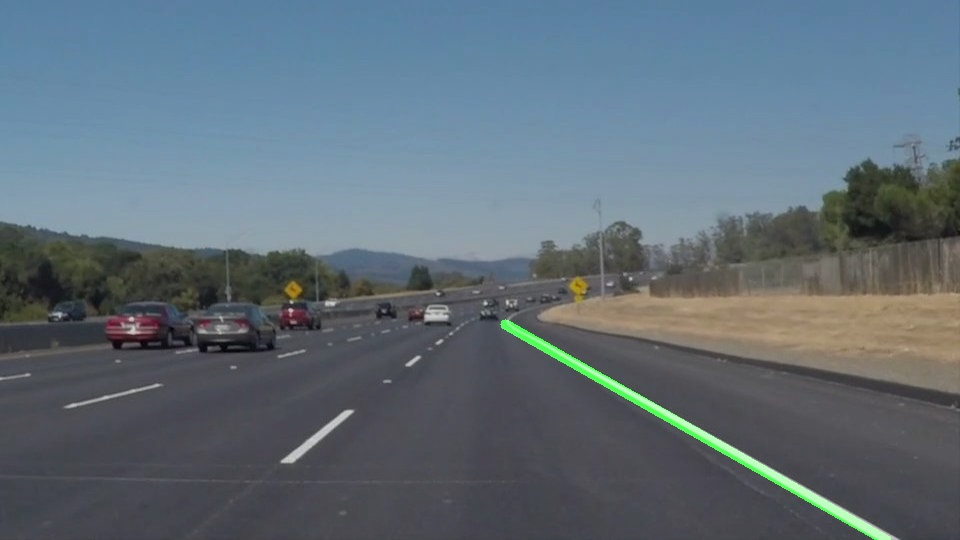
#> input picture detect_lane.jpg, 960 x 540 px
$ python -i lane_detector.py   (imports and definitions only)
#> lines starting #> are read from the running program, lines starting #| are printed output that depends on the picture; after the words box and inside, x2 and y2 are one past the last pixel; in counts of white or black regions, pixels touching at a corner belong together
import cv2
import numpy as np


class LaneDetector:
    def __init__(self):
        self.canny_threshold1 = 50
        self.canny_threshold2 = 150
        self.gaussian_kernel = 5
        self.hough_rho = 1
        self.hough_theta = np.pi / 180
        self.hough_threshold = 15
        self.hough_min_line_length = 40
        self.hough_max_line_gap = 20
        self.roi_vertices_ratio = [
            (0.05, 1.0),
            (0.40, 0.55),
            (0.60, 0.55),
            (0.95, 1.0),
        ]
        self.prev_left_slope = None
        self.prev_right_slope = None
        self.prev_left_intercept = None
        self.prev_right_intercept = None
        self.smooth_alpha = 0.3
        self.use_hsl = True

    def reset_state(self):
        self.prev_left_slope = None
        self.prev_right_slope = None
        self.prev_left_intercept = None
        self.prev_right_intercept = None

    def color_filter_hsl(self, image):
        hsl = cv2.cvtColor(image, cv2.COLOR_RGB2HLS)
        lower_white = np.array([0, 190, 0], dtype=np.uint8)
        upper_white = np.array([180, 255, 255], dtype=np.uint8)
        white_mask = cv2.inRange(hsl, lower_white, upper_white)

        lower_yellow = np.array([8, 0, 80], dtype=np.uint8)
        upper_yellow = np.array([45, 255, 255], dtype=np.uint8)
        yellow_mask = cv2.inRange(hsl, lower_yellow, upper_yellow)

        mask = cv2.bitwise_or(white_mask, yellow_mask)
        kernel = cv2.getStructuringElement(cv2.MORPH_RECT, (3, 3))
        mask = cv2.dilate(mask, kernel, iterations=1)
        mask = cv2.morphologyEx(mask, cv2.MORPH_CLOSE, kernel, iterations=1)
        return cv2.bitwise_and(image, image, mask=mask)

    def color_filter_rgb(self, image):
        lower_white = np.array([190, 190, 190], dtype=np.uint8)
        upper_white = np.array([255, 255, 255], dtype=np.uint8)
        white_mask = cv2.inRange(image, lower_white, upper_white)

        lower_yellow = np.array([170, 170, 0], dtype=np.uint8)
        upper_yellow = np.array([255, 255, 150], dtype=np.uint8)
        yellow_mask = cv2.inRange(image, lower_yellow, upper_yellow)

        mask = cv2.bitwise_or(white_mask, yellow_mask)
        kernel = cv2.getStructuringElement(cv2.MORPH_RECT, (3, 3))
        mask = cv2.dilate(mask, kernel, iterations=1)
        mask = cv2.morphologyEx(mask, cv2.MORPH_CLOSE, kernel, iterations=1)
        return cv2.bitwise_and(image, image, mask=mask)

    def grayscale(self, image):
        return cv2.cvtColor(image, cv2.COLOR_RGB2GRAY)

    def gaussian_blur(self, image):
        ksize = self.gaussian_kernel
        if ksize % 2 == 0:
            ksize += 1
        return cv2.GaussianBlur(image, (ksize, ksize), 0)

    def canny_edge(self, image):
        return cv2.Canny(image, self.canny_threshold1, self.canny_threshold2)

    def region_of_interest(self, image):
        h, w = image.shape[:2]
        vertices = np.array([[
            (int(w * r[0]), int(h * r[1])) for r in self.roi_vertices_ratio
        ]], dtype=np.int32)

        mask = np.zeros_like(image)
        if len(image.shape) > 2:
            channel_count = image.shape[2]
            ignore_mask_color = (255,) * channel_count
        else:
            ignore_mask_color = 255

        cv2.fillPoly(mask, vertices, ignore_mask_color)
        return cv2.bitwise_and(image, mask)

    def hough_lines(self, image):
        return cv2.HoughLinesP(
            image,
            self.hough_rho,
            self.hough_theta,
            self.hough_threshold,
            minLineLength=self.hough_min_line_length,
            maxLineGap=self.hough_max_line_gap,
        )

    def calculate_lane_lines(self, lines, image_shape):
        if lines is None:
            return None, None

        left_lines = []
        right_lines = []

        for line in lines:
            for x1, y1, x2, y2 in line:
                if x2 == x1:
                    continue
                slope = (y2 - y1) / (x2 - x1)
                intercept = y1 - slope * x1
                length = np.sqrt((x2 - x1) ** 2 + (y2 - y1) ** 2)

                if slope < -0.3:
                    left_lines.append((slope, intercept, length))
                elif slope > 0.3:
                    right_lines.append((slope, intercept, length))

        left_lane = self._fit_lane(left_lines, "left", image_shape)
        right_lane = self._fit_lane(right_lines, "right", image_shape)

        return left_lane, right_lane

    def _fit_lane(self, lines, side, image_shape):
        if not lines:
            if side == "left" and self.prev_left_slope is not None:
                return self.prev_left_slope, self.prev_left_intercept
            elif side == "right" and self.prev_right_slope is not None:
                return self.prev_right_slope, self.prev_right_intercept
            return None

        slopes = [l[0] for l in lines]
        intercepts = [l[1] for l in lines]
        lengths = [l[2] for l in lines]

        median_slope = np.median(slopes)
        tolerance = 0.4

        filtered = [
            (s, i, ln) for s, i, ln in lines
            if abs(s - median_slope) < tolerance
        ]

        if not filtered:
            filtered = lines

        total_length = sum(f[2] for f in filtered)
        if total_length == 0:
            return None

        avg_slope = sum(f[0] * f[2] for f in filtered) / total_length
        avg_intercept = sum(f[1] * f[2] for f in filtered) / total_length

        if side == "left":
            if self.prev_left_slope is not None:
                avg_slope = self.smooth_alpha * avg_slope + (1 - self.smooth_alpha) * self.prev_left_slope
                avg_intercept = self.smooth_alpha * avg_intercept + (1 - self.smooth_alpha) * self.prev_left_intercept
            self.prev_left_slope = avg_slope
            self.prev_left_intercept = avg_intercept
        else:
            if self.prev_right_slope is not None:
                avg_slope = self.smooth_alpha * avg_slope + (1 - self.smooth_alpha) * self.prev_right_slope
                avg_intercept = self.smooth_alpha * avg_intercept + (1 - self.smooth_alpha) * self.prev_right_intercept
            self.prev_right_slope = avg_slope
            self.prev_right_intercept = avg_intercept

        return avg_slope, avg_intercept

    def draw_lane_lines(self, image, left_lane, right_lane):
        line_image = np.zeros_like(image)
        h = image.shape[0]
        w = image.shape[1]

        left_pts = None
        right_pts = None

        if left_lane is not None:
            slope, intercept = left_lane
            y1 = h
            y2 = int(h * 0.55)
            x1 = int((y1 - intercept) / slope)
            x2 = int((y2 - intercept) / slope)
            left_pts = ((x1, y1), (x2, y2))
            cv2.line(line_image, (x1, y1), (x2, y2), (255, 80, 80), 6, cv2.LINE_AA)

        if right_lane is not None:
            slope, intercept = right_lane
            y1 = h
            y2 = int(h * 0.55)
            x1 = int((y1 - intercept) / slope)
            x2 = int((y2 - intercept) / slope)
            right_pts = ((x1, y1), (x2, y2))
            cv2.line(line_image, (x1, y1), (x2, y2), (80, 80, 255), 6, cv2.LINE_AA)

        if left_pts is not None and right_pts is not None:
            poly = np.array([[
                left_pts[0], left_pts[1], right_pts[1], right_pts[0]
            ]], dtype=np.int32)
            overlay = line_image.copy()
            cv2.fillPoly(overlay, poly, (0, 255, 0))
            line_image = cv2.addWeighted(line_image, 1.0, overlay, 0.15, 0.0)

        result = cv2.addWeighted(image, 0.8, line_image, 1.0, 0.0)

        if left_pts is not None:
            cv2.circle(result, left_pts[0], 5, (255, 80, 80), -1)
            cv2.circle(result, left_pts[1], 5, (255, 80, 80), -1)
        if right_pts is not None:
            cv2.circle(result, right_pts[0], 5, (80, 80, 255), -1)
            cv2.circle(result, right_pts[1], 5, (80, 80, 255), -1)

        return result

    def process_image(self, image, return_steps=False):
        if return_steps:
            steps = {}

            steps["original"] = image.copy()

            if self.use_hsl:
                color_filtered = self.color_filter_hsl(image)
            else:
                color_filtered = self.color_filter_rgb(image)
            steps["color_filter"] = color_filtered

            gray = self.grayscale(color_filtered)
            steps["grayscale"] = cv2.cvtColor(gray, cv2.COLOR_GRAY2RGB)

            blurred = self.gaussian_blur(gray)
            steps["gaussian_blur"] = cv2.cvtColor(blurred, cv2.COLOR_GRAY2RGB)

            edges = self.canny_edge(blurred)
            steps["canny_edge"] = cv2.cvtColor(edges, cv2.COLOR_GRAY2RGB)

            roi = self.region_of_interest(edges)
            steps["roi"] = cv2.cvtColor(roi, cv2.COLOR_GRAY2RGB)

            lines = self.hough_lines(roi)
            line_img = np.zeros_like(image)
            if lines is not None:
                for line in lines:
                    for x1, y1, x2, y2 in line:
                        cv2.line(line_img, (x1, y1), (x2, y2), (0, 255, 0), 2)
            steps["hough_lines"] = line_img

            left_lane, right_lane = self.calculate_lane_lines(lines, image.shape)
            result = self.draw_lane_lines(image, left_lane, right_lane)
            steps["result"] = result

            return steps
        else:
            if self.use_hsl:
                color_filtered = self.color_filter_hsl(image)
            else:
                color_filtered = self.color_filter_rgb(image)
            gray = self.grayscale(color_filtered)
            blurred = self.gaussian_blur(gray)
            edges = self.canny_edge(blurred)
            roi = self.region_of_interest(edges)
            lines = self.hough_lines(roi)
            left_lane, right_lane = self.calculate_lane_lines(lines, image.shape)
            return self.draw_lane_lines(image, left_lane, right_lane)

    def process_video_frame(self, frame):
        frame_rgb = cv2.cvtColor(frame, cv2.COLOR_BGR2RGB)
        result_rgb = self.process_image(frame_rgb)
        return cv2.cvtColor(result_rgb, cv2.COLOR_RGB2BGR)

>>> import cv2
>>> picture = cv2.imread('../detect_lane.jpg')
#> picture is the input picture: shape (540, 960, 3); mean B, G, R 119.4, 109.6, 95.9
>>> result = LaneDetector().process_video_frame(picture)
#> in color_filter_hsl, `hsl = cv2.cvtColor(image, cv2.COLOR_RGB2HLS)`: hsl: shape (540, 960, 3); mean of channels 0, 1, 2 97.1, 108.3, 38.5
#> in color_filter_hsl, `white_mask = cv2.inRange(hsl, lower_white, upper_white)`:
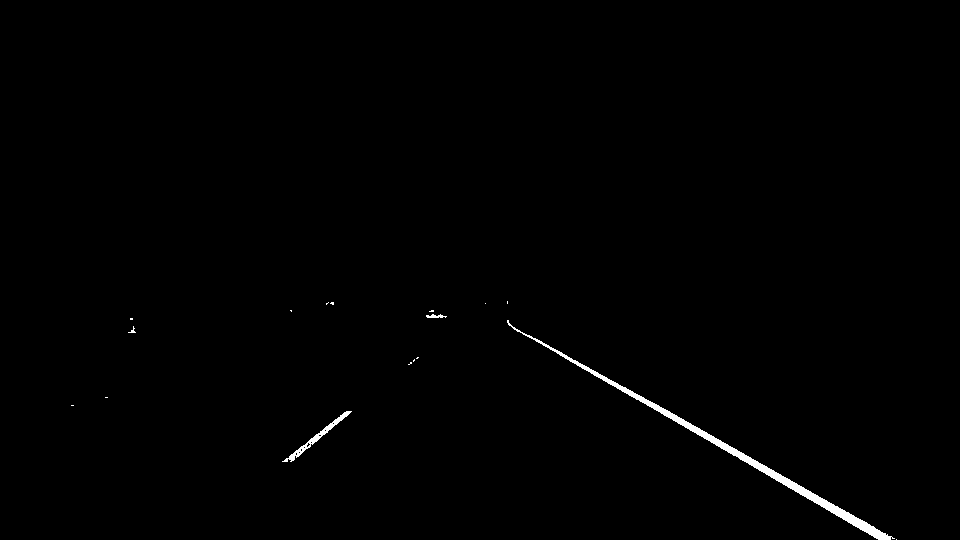
#> white_mask: shape (540, 960); 0.6% white; 17 white regions (13 under 20 px), largest, box (x1, y1, x2, y2) and area: (507, 320, 895, 540) 2563, (282, 411, 352, 462) 397, (426, 314, 447, 318) 53, (128, 326, 136, 333) 20
#> in color_filter_hsl, `yellow_mask = cv2.inRange(hsl, lower_yellow, upper_yellow)`: yellow_mask: shape (540, 960); 0.12% white; 4 white regions (2 under 20 px), largest, box (x1, y1, x2, y2) and area: (283, 280, 304, 300) 317, (570, 278, 588, 302) 286
#> in color_filter_hsl, `mask = cv2.bitwise_or(white_mask, yellow_mask)`: mask: shape (540, 960); 0.71% white; 21 white regions (15 under 20 px), largest, box (x1, y1, x2, y2) and area: (507, 320, 895, 540) 2563, (282, 411, 352, 462) 397, (283, 280, 304, 300) 317, (570, 278, 588, 302) 286, (426, 314, 447, 318) 53, (128, 326, 136, 333) 20
#> in color_filter_hsl, `mask = cv2.dilate(mask, kernel, iterations=1)`: mask: shape (540, 960); 1.1% white; 16 white regions (7 under 20 px), largest, box (x1, y1, x2, y2) and area: (506, 319, 898, 540) 3775, (281, 410, 353, 463) 669, (282, 279, 305, 301) 407
#> in color_filter_hsl, `mask = cv2.morphologyEx(mask, cv2.MORPH_CLOSE, kernel, iterations=1)`: mask: shape (540, 960); 1.1% white; 16 white regions (7 under 20 px), largest, box (x1, y1, x2, y2) and area: (506, 319, 898, 540) 3777, (281, 410, 353, 463) 669, (282, 279, 305, 301) 408
#> in canny_edge, `return cv2.Canny(image, self.canny_threshold1, self.canny_threshold2)`: returned value: shape (540, 960); 0.38% white in thin lines or dots, all inside (x1, y1, x2, y2) = (69, 166, 960, 540)
#> in region_of_interest, `cv2.fillPoly(mask, vertices, ignore_mask_color)`:
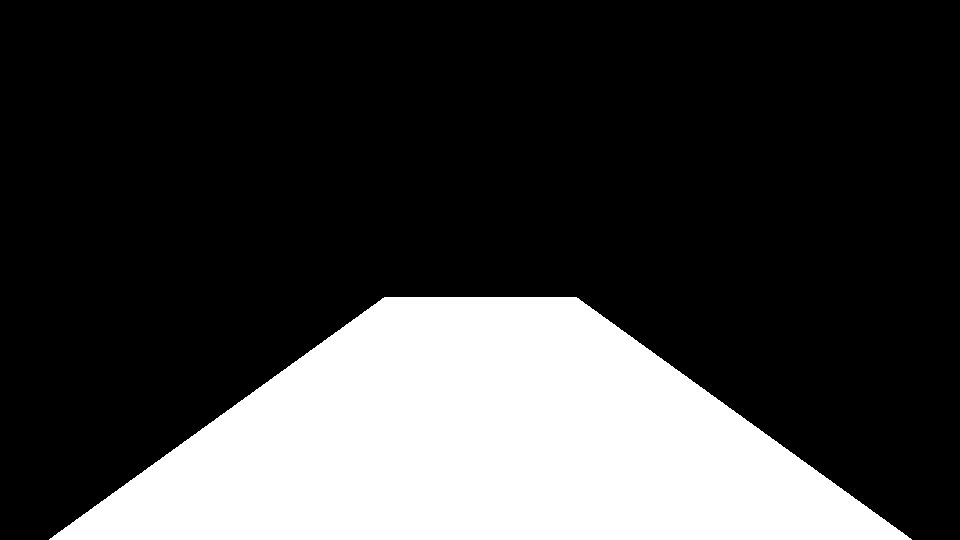
#> mask: shape (540, 960); 24.8% white; 1 white region, box (x1, y1, x2, y2) and area: (49, 297, 912, 540) 128397
#> in region_of_interest, `return cv2.bitwise_and(image, mask)`:
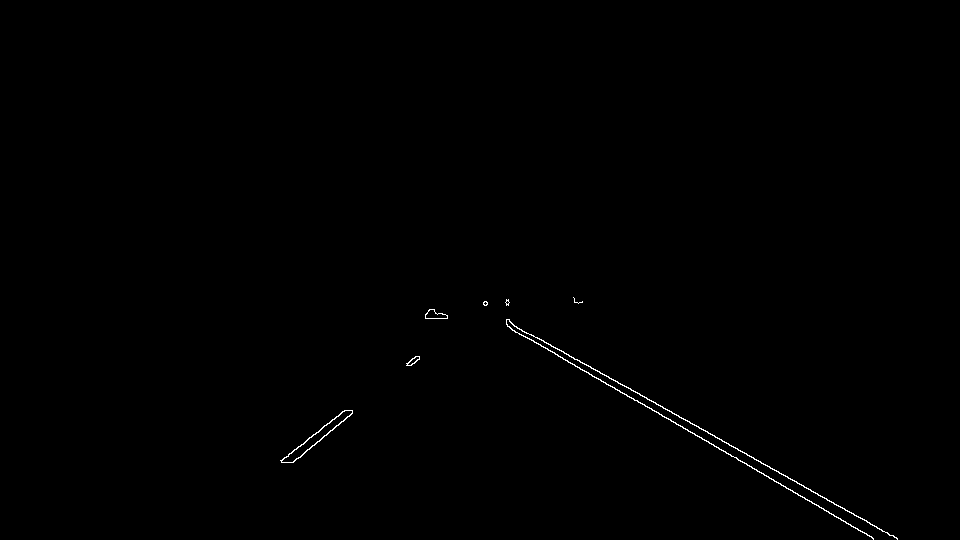
#> returned value: shape (540, 960); 0.31% white in thin lines or dots, all inside (x1, y1, x2, y2) = (280, 297, 898, 540)
#> in process_image, `lines = self.hough_lines(roi)`: lines = [[510, 328, 873, 538], [506, 321, 897, 538], [507, 325, 871, 536], [281, 460, 345, 410], [537, 337, 746, 453], [291, 462, 352, 413], [292, 462, 351, 414], [729, 445, 897, 539]]
#> the loop in calculate_lane_lines, `for line in lines:` made 8 passes
#> after the loop in calculate_lane_lines, `for line in lines:`: left_lines = [(-0.781, 679.5, 81.22), (-0.803, 695.8, 78.24), (-0.814, 699.6, 76.06)]; right_lines = [(0.579, 32.96, 419.4), (0.555, 40.18, 447.2), (0.58, 31.11, 420.7), (0.555, 38.95, 239), (0.56, 37.11, 192.5)]
#> in _fit_lane, `slopes = [l[0] for l in lines]`: slopes = [-0.781, -0.803, -0.814]
#> in _fit_lane, `intercepts = [l[1] for l in lines]`: intercepts = [679.5, 695.8, 699.6]
#> in _fit_lane, `lengths = [l[2] for l in lines]`: lengths = [81.22, 78.24, 76.06]
#> in _fit_lane, `median_slope = np.median(slopes)`: median_slope = -0.803
#> in _fit_lane, `filtered = [ (s, i, ln) for s, i, ln in lines if abs(s - median_slope)..`: filtered has the same summary as left_lines in calculate_lane_lines
#> in _fit_lane, `total_length = sum(f[2] for f in filtered)`: total_length = 235.5
#> in _fit_lane, `avg_slope = sum(f[0] * f[2] for f in filtered) / total_length`: avg_slope = -0.799
#> in _fit_lane, `avg_intercept = sum(f[1] * f[2] for f in filtered) / total_length`: avg_intercept = 691.4
#> in _fit_lane, `self.prev_left_slope = avg_slope`: self.prev_left_slope = -0.799
#> in _fit_lane, `self.prev_left_intercept = avg_intercept`: self.prev_left_intercept = 691.4
#> in calculate_lane_lines, `left_lane = self._fit_lane(left_lines, "left", image_shape)`: left_lane = (-0.799, 691.4)
#> in calculate_lane_lines, `right_lane = self._fit_lane(right_lines, "right", image_shape)`: right_lane = (0.567, 35.68)
#> in process_image, `left_lane, right_lane = self.calculate_lane_lines(lines, image.shape)`: left_lane = (-0.799, 691.4); right_lane = (0.567, 35.68)
#> in draw_lane_lines, `slope, intercept = left_lane`: slope = -0.799; intercept = 691.4
#> in draw_lane_lines, `x1 = int((y1 - intercept) / slope)`: x1 = 189
#> in draw_lane_lines, `x2 = int((y2 - intercept) / slope)`: x2 = 493
#> in draw_lane_lines, `left_pts = ((x1, y1), (x2, y2))`: left_pts = ((189, 540), (493, 297))
#> in draw_lane_lines, `slope, intercept = right_lane`: slope = 0.567; intercept = 35.68
#> in draw_lane_lines, `x1 = int((y1 - intercept) / slope)`: x1 = 889
#> in draw_lane_lines, `x2 = int((y2 - intercept) / slope)`: x2 = 460
#> in draw_lane_lines, `right_pts = ((x1, y1), (x2, y2))`: right_pts = ((889, 540), (460, 297))
#> in draw_lane_lines, `cv2.line(line_image, (x1, y1), (x2, y2), (80, 80, 255), 6, cv2.LINE_AA)`:
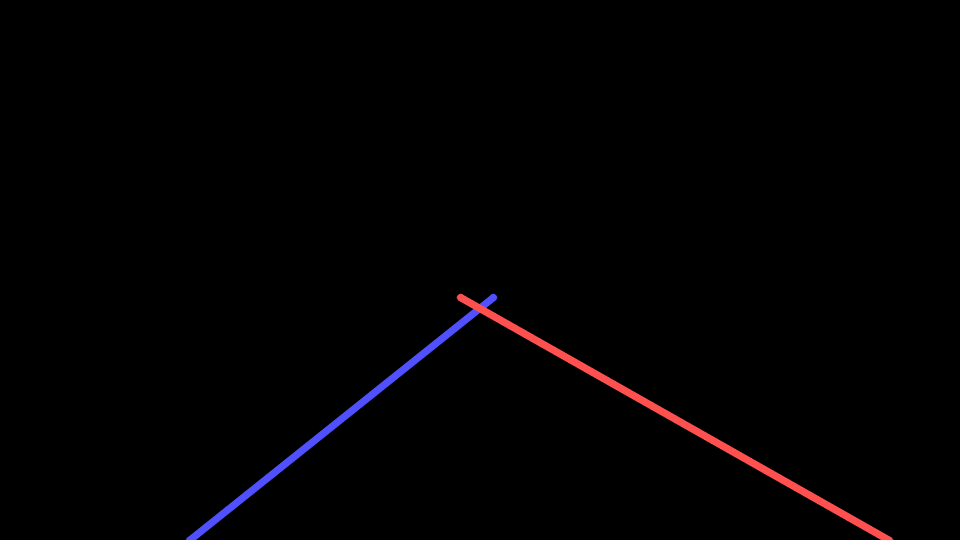
#> line_image: shape (540, 960, 3); mean of channels 0, 1, 2 1.9, 1, 2.2; drawn as B, G, R
#> in draw_lane_lines, `poly = np.array([[ left_pts[0], left_pts[1], right_pts[1], right_pts[0..`: poly = [[189, 540], [493, 297], [460, 297], [889, 540]]
#> in draw_lane_lines, `cv2.fillPoly(overlay, poly, (0, 255, 0))`:
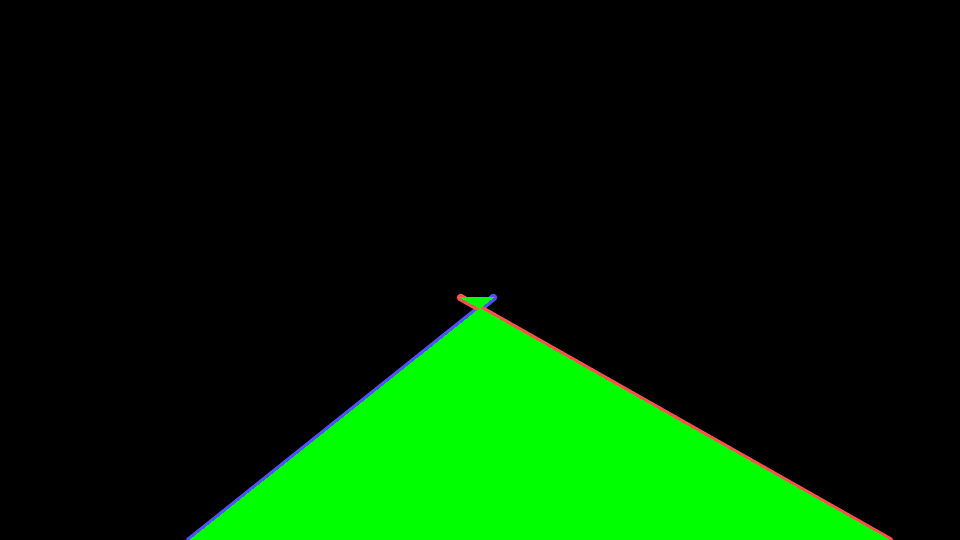
#> overlay: shape (540, 960, 3); 15.73% of pixels changed, all inside (x1, y1, x2, y2) = (190, 297, 889, 540); drawn as B, G, R
#> in draw_lane_lines, `line_image = cv2.addWeighted(line_image, 1.0, overlay, 0.15, 0.0)`:
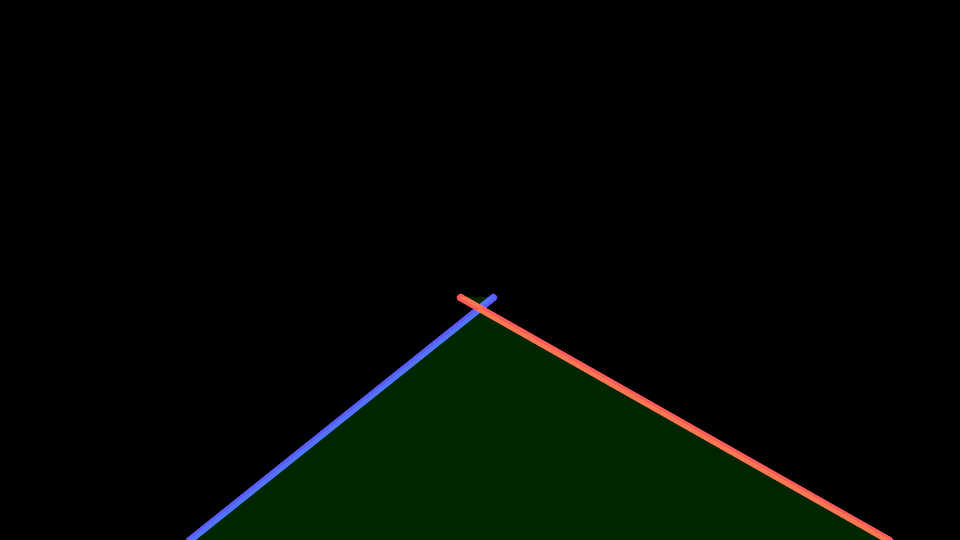
#> line_image: shape (540, 960, 3); mean of channels 0, 1, 2 2, 7, 2.3; drawn as B, G, R
#> in draw_lane_lines, `result = cv2.addWeighted(image, 0.8, line_image, 1.0, 0.0)`:
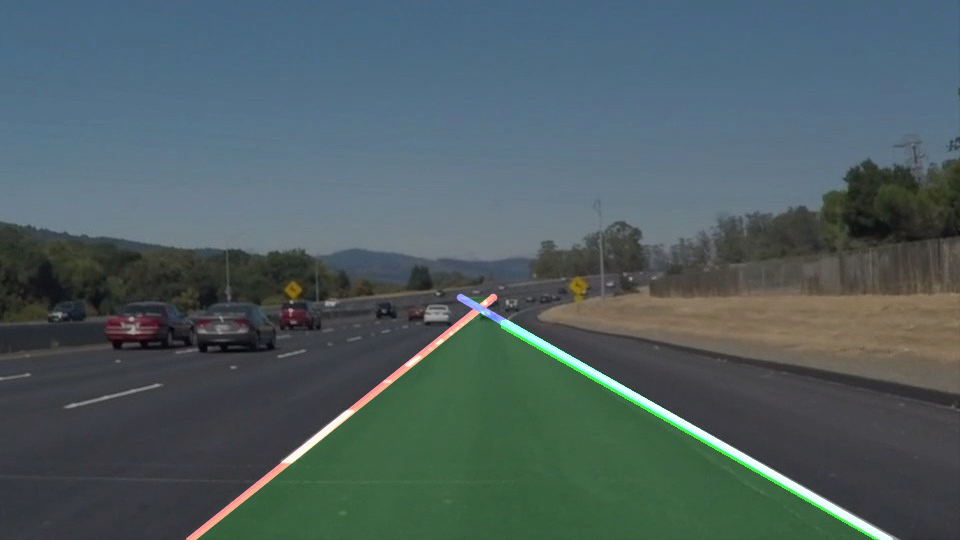
#> result: shape (540, 960, 3); mean R, G, B 78.3, 94.4, 97
#> in draw_lane_lines, `cv2.circle(result, left_pts[0], 5, (255, 80, 80), -1)`: result: shape (540, 960, 3); 0.01% of pixels changed, all inside (x1, y1, x2, y2) = (185, 535, 194, 540)
#> in draw_lane_lines, `cv2.circle(result, left_pts[1], 5, (255, 80, 80), -1)`: result: shape (540, 960, 3); mean R, G, B 78.3, 94.4, 97
#> in draw_lane_lines, `cv2.circle(result, right_pts[0], 5, (80, 80, 255), -1)`: result: shape (540, 960, 3); mean R, G, B 78.3, 94.3, 97
#> in draw_lane_lines, `cv2.circle(result, right_pts[1], 5, (80, 80, 255), -1)`: result: shape (540, 960, 3); mean R, G, B 78.3, 94.3, 97
